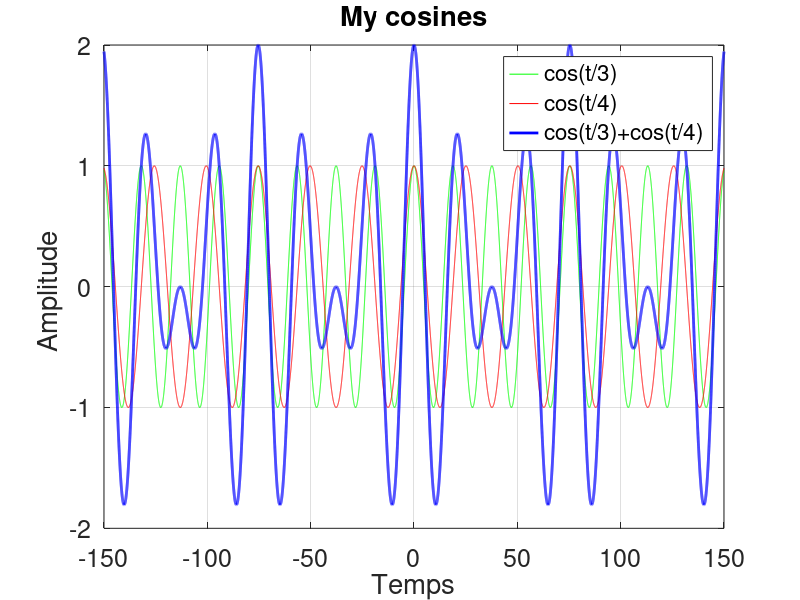

Reproduce this figure in MATLAB.
t=-150:.01:150;

y1=cos(t/3);
y2=cos(t/4);

ys=cos(t/3)+cos(t/4);

fig = figure;
%plot(t,ys)
plot(t,y1,'g',t,y2,'r',t,ys,'b','linewidth',2);
set(gcf,'Color',[0.8 0.8 0.8],'Position',[280 200 680 500]);
set(gca,'FontName','Helvetica','Fontweight','Normal',...
    'Fontsize',18,'Color',[0.8 0.8 0.8],'xgrid','on','ygrid','on');
xlabel(' Temps ');ylabel(' Amplitude  ');
legend({'cos(t/3)','cos(t/4)','cos(t/3)+cos(t/4)'});
title('My cosines')

saveas( fig, 'toto.jpg')



